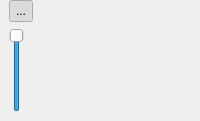
  <widget class="QDockWidget" name="volumeWidget">
   <property name="sizePolicy">
    <sizepolicy hsizetype="Fixed" vsizetype="Preferred">
     <horstretch>0</horstretch>
     <verstretch>0</verstretch>
    </sizepolicy>
   </property>
   <property name="features">
    <set>QDockWidget::NoDockWidgetFeatures</set>
   </property>
   <property name="allowedAreas">
    <set>Qt::BottomDockWidgetArea</set>
   </property>
   <property name="windowTitle">
    <string>Volume</string>
   </property>
   <attribute name="dockWidgetArea">
    <number>8</number>
   </attribute>
   <widget class="QWidget" name="dockWidgetContents_5">
    <layout class="QVBoxLayout" name="verticalLayout_4">
     <property name="topMargin">
      <number>0</number>
     </property>
     <item>
      <widget class="QToolButton" name="toolButtonAudioToggle">
       <property name="enabled">
        <bool>true</bool>
       </property>
       <property name="sizePolicy">
        <sizepolicy hsizetype="Fixed" vsizetype="Fixed">
         <horstretch>0</horstretch>
         <verstretch>0</verstretch>
        </sizepolicy>
       </property>
       <property name="minimumSize">
        <size>
         <width>0</width>
         <height>22</height>
        </size>
       </property>
       <property name="text">
        <string>...</string>
       </property>
       <property name="icon">
        <iconset resource="avidemux.qrc">
         <normaloff>:/new/prefix1/pics/arts.png</normaloff>:/new/prefix1/pics/arts.png</iconset>
       </property>
       <property name="checkable">
        <bool>true</bool>
       </property>
       <property name="checked">
        <bool>true</bool>
       </property>
      </widget>
     </item>
     <item>
      <spacer name="verticalSpacer">
       <property name="orientation">
        <enum>Qt::Vertical</enum>
       </property>
       <property name="sizeType">
        <enum>QSizePolicy::MinimumExpanding</enum>
       </property>
       <property name="sizeHint" stdset="0">
        <size>
         <width>0</width>
         <height>0</height>
        </size>
       </property>
      </spacer>
     </item>
     <item>
      <widget class="QSlider" name="horizontalSlider_2">
       <property name="sizePolicy">
        <sizepolicy hsizetype="Fixed" vsizetype="Minimum">
         <horstretch>0</horstretch>
         <verstretch>0</verstretch>
        </sizepolicy>
       </property>
       <property name="minimumSize">
        <size>
         <width>0</width>
         <height>30</height>
        </size>
       </property>
       <property name="maximum">
        <number>100</number>
       </property>
       <property name="value">
        <number>100</number>
       </property>
       <property name="orientation">
        <enum>Qt::Vertical</enum>
       </property>
      </widget>
     </item>
    </layout>
   </widget>
  </widget>
